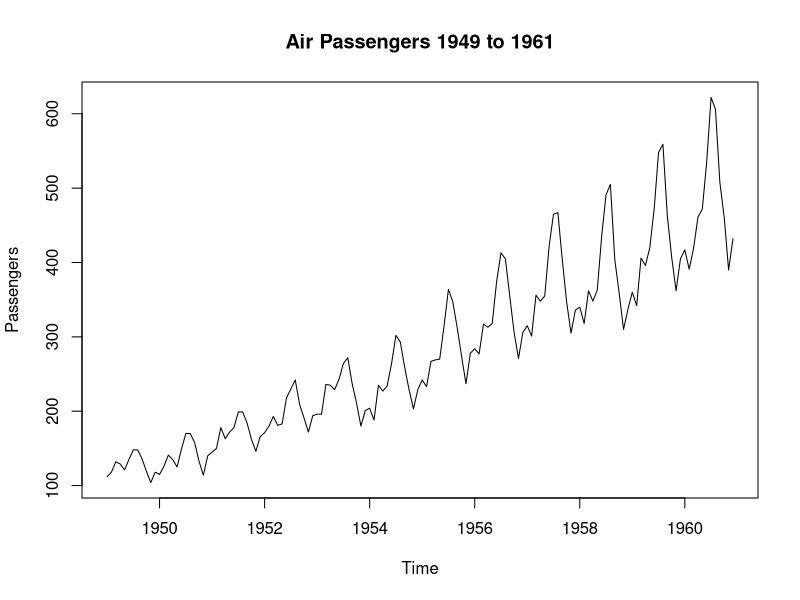
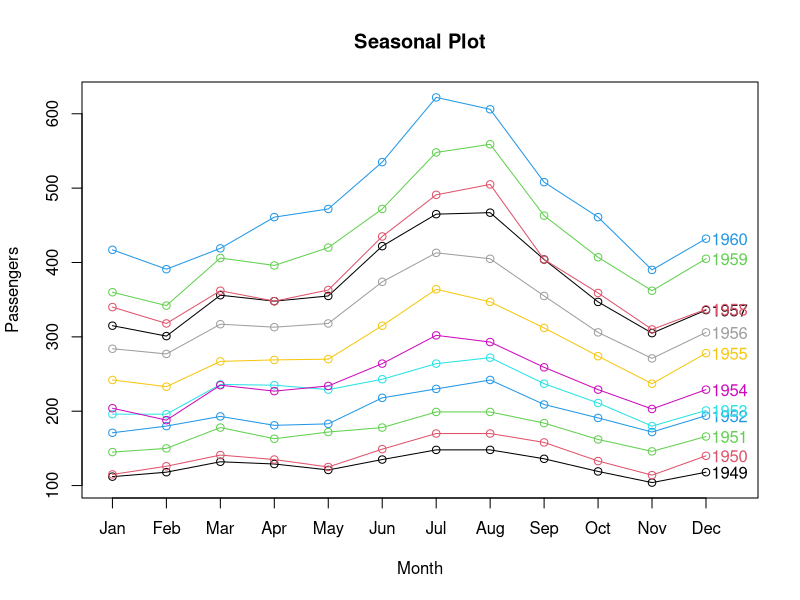
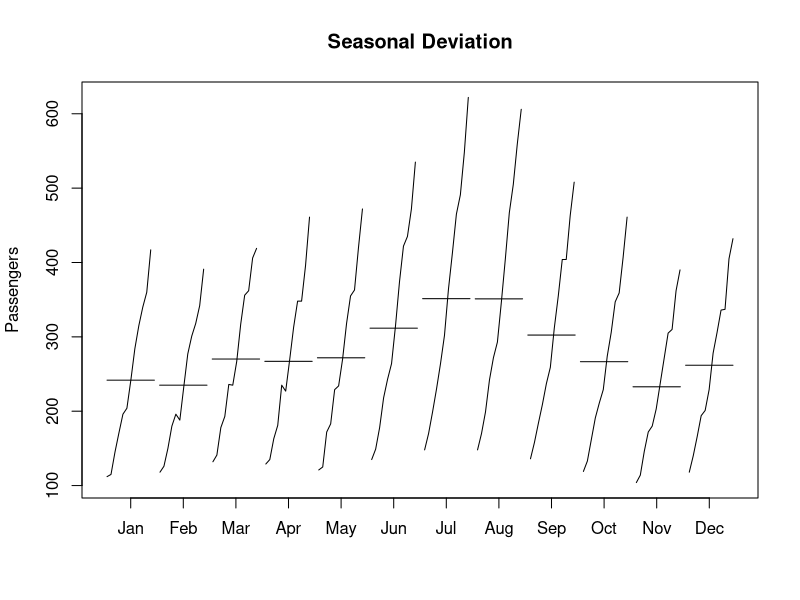
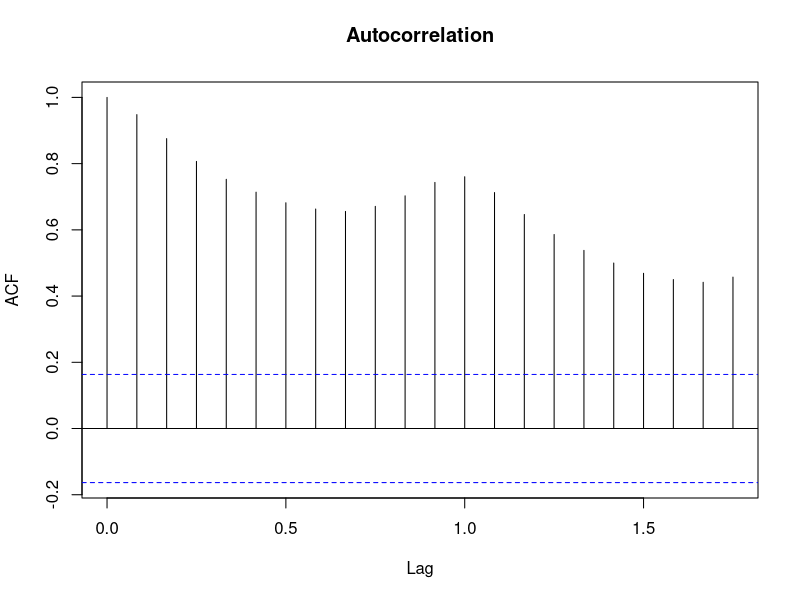
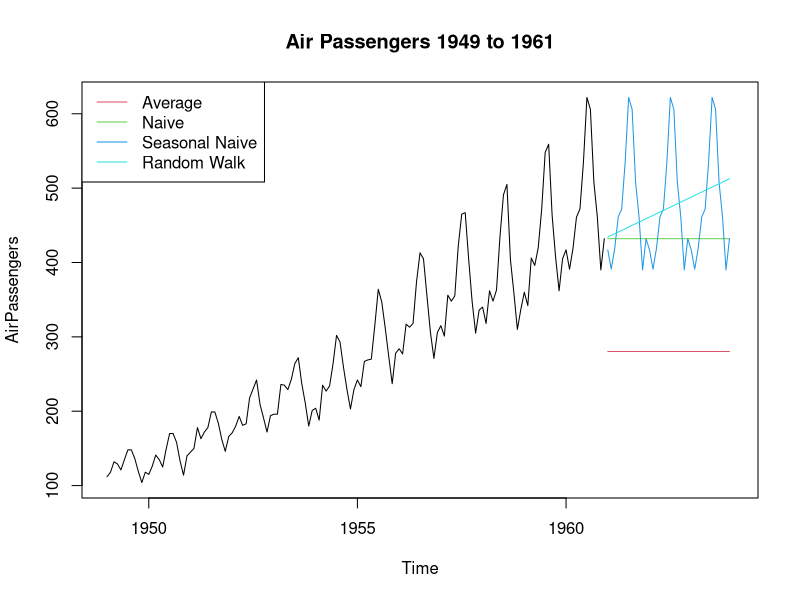
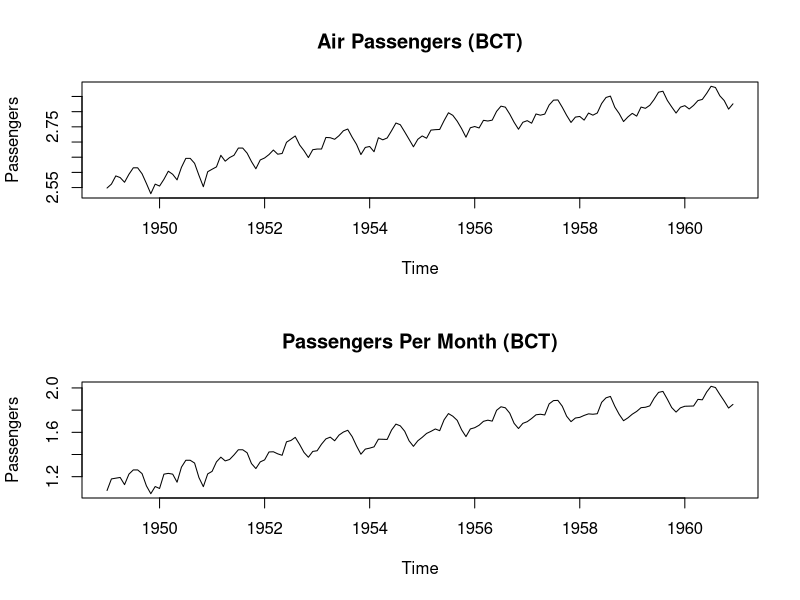
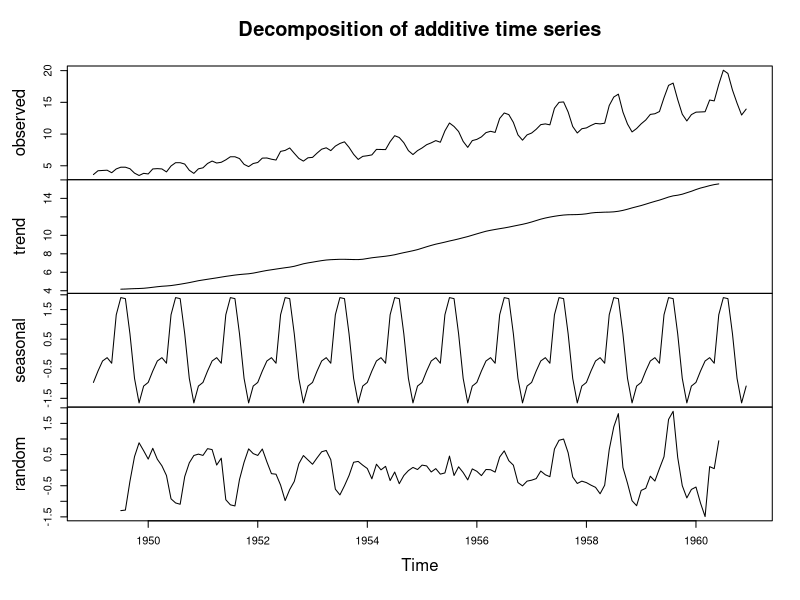
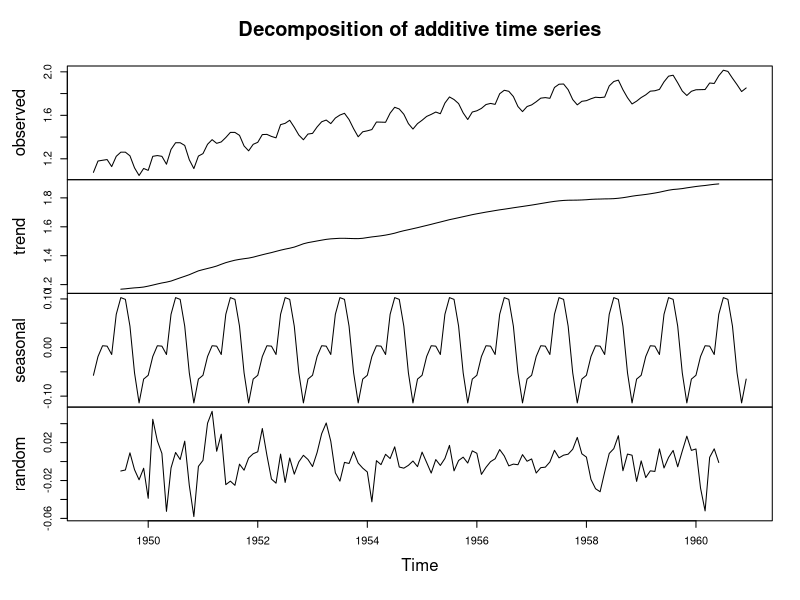

The R source for these figures, in order:
## ---- chunk 1

library(forecast)
library(lubridate)

data("AirPassengers")

## Plot of Air Passengers with increasing variance
plot(AirPassengers, main = "Air Passengers 1949 to 1961", ylab = "Passengers")

## Seasonal plot by year
seasonplot(AirPassengers, s = 12, main = "Seasonal Plot", ylab = "Passengers", year.labels = TRUE, col = 1:12)

## Seasonal subseries plot
monthplot(AirPassengers, ylab = "Passengers", main = "Seasonal Deviation", labels = month.abb)

## Autocorrelation
acf(AirPassengers, main = "Autocorrelation")

## ---- chunk 2

## Average Method
method.avg = meanf(AirPassengers, h = 36)

## Naive Method
method.naive = naive(AirPassengers, h = 36)

## Seasonal Naive
method.snaive = snaive(AirPassengers, h = 36)

## Random Walk with Drift
method.rwf = rwf(AirPassengers, h = 36, drift = TRUE)

## Plot of the different methods
plot(AirPassengers, main = "Air Passengers 1949 to 1961", xlim = c(1949, 1964))
lines(method.avg$mean, col = 2)
lines(method.naive$mean, col = 3)
lines(method.snaive$mean, col = 4)
lines(method.rwf$mean, col = 5)
legend("topleft", lty = 1, col = c(2, 3, 4, 5),
       legend = c("Average", "Naive", "Seasonal Naive", "Random Walk"))
## ---- chunk 3

## Box Cox Transformation
(lambda = BoxCox.lambda(AirPassengers))

## Remove variation from months, create a data.frame first
Air = data.frame(Passengers = AirPassengers)
Air$Date = seq.Date(from = as.Date("1949-01-01"), by = "month", length.out = 144)

## Calculate days per month
Air$Days.per.month = days_in_month(Air$Date)

## Calculate average number of passengers per month removing variation due to number of days
Air$month.avg = with(Air, Passengers / Days.per.month)

## Plots of original data and monthly average under the Box Cox Transformation
par(mfrow = c(2, 1))
plot(BoxCox(Air$Passengers, lambda), ylab = "Passengers", main = "Air Passengers (BCT)")
plot(BoxCox(Air$month.avg, BoxCox.lambda(Air$month.avg)), ylab = "Passengers",
     main = "Passengers Per Month (BCT)")

## ---- chunk 4

## Decompose average monthly passengers
plot(decompose(Air$month.avg))

## Decompose average monthly passenegers under Box Cox
## Results better random error
plot(decompose(BoxCox(Air$month.avg, BoxCox.lambda(Air$month.avg))), ylab = "Passengers")

## ---- chunk 5

library(forecast)

## Set parameters
n = 500
w = rnorm(n, sd = 1)
x.t = 0

## graphical parameters
par(mfrow = c(1,2))

## White Noise
for (i in 2:n) x.t[i] = w[i]

plot.ts(x.t, main = "White Noise")
Acf(x.t, main = "ACF Plot")

## Random Walk, AR(1)
for (i in 2:n) x.t[i] = x.t[i-1] + w[i]
plot.ts(x.t, main = "AR(1) Random Walk")

## Random Walk, AR(2)
for (i in 3:n) x.t[i] = .5*x.t[i-1] - .4*x.t[i-2] + w[i]
plot.ts(x.t, main = "AR(2)")

## MA(1)
for (i in 2:n) x.t[i] = w[i] + w[i-1]
plot.ts(x.t, main = "MA(1)")

for (i in 3:n) x.t[i] = w[i] + w[i-1] + w[i-2]
plot.ts(x.t, main = "MA(2)")

## graphical parameters
par(mfrow = c(1,1))

## ---- chunk 6

## Generated Time Series
plot(arima.sim(n = n, model = list(order = c(0, 0, 0))), main = "White Noise", ylab = "")

par(mfrow = c(2, 2))

## AR(1) (correlation between observations) p(h) = phi^h
for (i in c(-.9, .01, .7, .9)) {
  plot(arima.sim(n = n, model = list(ar = i)), main = bquote(AR(1)~~~phi==.(i)), ylab = "")
}

## AR(2)
plot(arima.sim(n = n, model = list(order = c(2, 0, 0), ar = c(.2, .1))),
     main = "AR(2)", ylab = "")

## AR(2) with drift
plot(arima.sim(n = n, model = list(order = c(2, 0, 0), ar = c(.2, .1), d = 1.5)),
     main = "AR(2) with drift", ylab = "")

## MA(3)
plot(arima.sim(n = n, model = list(order = c(0, 0, 3), ma = c(.3, .3, .3))),
     main = "MA(3)", ylab = "")

## MA(3) with drift
plot(arima.sim(n = n, model = list(order = c(0, 0, 3), ma = c(.1, .8, .1), d = 2)),
     main = "MA(3) with drift", ylab = "")

## ARMA(2,3)
plot(arima.sim(n = n, model = list(order = c(2, 0, 3), ar = c(.4, .2), ma = c(.1, .8, .1))),
     main = "ARMA(2,3)", ylab = "")

## ARIMA(2,1,3)
plot(arima.sim(n = n, model = list(order = c(2, 1, 3), ar = c(.4, .2), ma = c(.1, .8, .1))),
     main = "ARIMA(2,1,3)", ylab = "")

